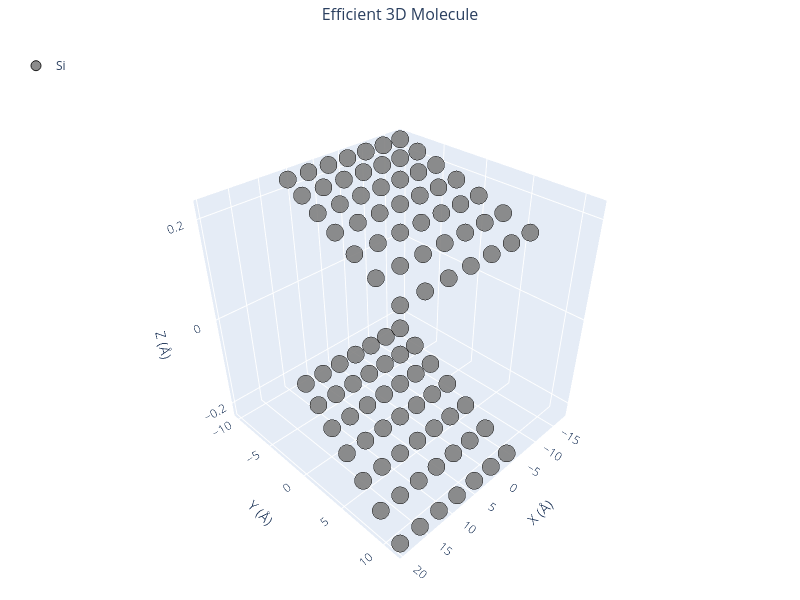

The notebook cell this image was saved under:
### Markdown cell above
### 🔹 Example 2 – Silicene Sheet with Zigzag Edge, width=10, length=10, default buckling (≈0.44 Å)

Here, a silicene sheet is constructed with zigzag-type edges. 
Zigzag terminations can produce edge-localized states similar to graphene, but due to silicene’s buckling, they may also lead to spin-polarized edge currents. 

The model is square-shaped and represents a balanced structure between size and computational efficiency. 

It’s especially useful for investigating edge magnetism or electronic asymmetry between the two sublattices.

### Code cell
from pygamlab.structures.GAM_architectures.GAM_sillicene import Silicene 

from pygamlab.structures.gamvis import Molecular_Visualizer 

builder = Silicene(width=10, length=10, edge_type='zigzag')
silicene2=builder.atoms 
 
Molecular_Visualizer(silicene2,format='efficient_plotly') 
Molecular_Visualizer(silicene2,format='matplotlib') 
Molecular_Visualizer(silicene2,format='pyvista')

### Figure 1 — Plotly figure (JSON) as saved in the notebook; plotly's stock layout.template omitted (floating-point values rounded to 4 significant figures)
{"data": [{"hoverinfo": "text", "hovertext": ["Atom 1<br>Element: Si<br>Position: (-17.41, -10.05, 0.22)", "Atom 2<br>Element: Si<br>Position: (-15.48, -8.94, -0.22)", "Atom 3<br>Element: Si<br>Position: (-15.48, -6.70, 0.22)", "Atom 4<br>Element: Si<br>Position: (-13.54, -5.59, -0.22)", "Atom 5<br>Element: Si<br>Position: (-13.54, -3.35, 0.22)", "Atom 6<br>Element: Si<br>Position: (-11.61, -2.23, -0.22)", "Atom 7<br>Element: Si<br>Position: (-11.61, 0.00, 0.22)", "Atom 8<br>Element: Si<br>Position: (-9.67, 1.12, -0.22)", "Atom 9<br>Element: Si<br>Position: (-9.67, 3.35, 0.22)", "Atom 10<br>Element: Si<br>Position: (-7.74, 4.47, -0.22)", "Atom 11<br>Element: Si<br>Position: (-7.74, 6.70, 0.22)", "Atom 12<br>Element: Si<br>Position: (-5.80, 7.82, -0.22)", "Atom 13<br>Element: Si<br>Position: (-5.80, 10.05, 0.22)", "Atom 14<br>Element: Si<br>Position: (-3.87, 11.17, -0.22)", "Atom 15<br>Element: Si<br>Position: (-13.54, -10.05, 0.22)", "Atom 16<br>Element: Si<br>Position: (-11.61, -8.94, -0.22)", "Atom 17<br>Element: Si<br>Position: (-11.61, -6.70, 0.22)", "Atom 18<br>Element: Si<br>Position: (-9.67, -5.59, -0.22)", "Atom 19<br>Element: Si<br>Position: (-9.68, -3.35, 0.22)", "Atom 20<br>Element: Si<br>Position: (-7.74, -2.23, -0.22)", "Atom 21<br>Element: Si<br>Position: (-7.74, 0.00, 0.22)", "Atom 22<br>Element: Si<br>Position: (-5.80, 1.12, -0.22)", "Atom 23<br>Element: Si<br>Position: (-5.80, 3.35, 0.22)", "Atom 24<br>Element: Si<br>Position: (-3.87, 4.47, -0.22)", "Atom 25<br>Element: Si<br>Position: (-3.87, 6.70, 0.22)", "Atom 26<br>Element: Si<br>Position: (-1.94, 7.82, -0.22)", "Atom 27<br>Element: Si<br>Position: (-1.94, 10.05, 0.22)", "Atom 28<br>Element: Si<br>Position: (-0.00, 11.17, -0.22)", "Atom 29<br>Element: Si<br>Position: (-9.68, -10.05, 0.22)", "Atom 30<br>Element: Si<br>Position: (-7.74, -8.94, -0.22)", "Atom 31<br>Element: Si<br>Position: (-7.74, -6.70, 0.22)", "Atom 32<br>Element: Si<br>Position: (-5.80, -5.59, -0.22)", "Atom 33<br>Element: Si<br>Position: (-5.80, -3.35, 0.22)", "Atom 34<br>Element: Si<br>Position: (-3.87, -2.23, -0.22)", "Atom 35<br>Element: Si<br>Position: (-3.87, 0.00, 0.22)", "Atom 36<br>Element: Si<br>Position: (-1.94, 1.12, -0.22)", "Atom 37<br>Element: Si<br>Position: (-1.94, 3.35, 0.22)", "Atom 38<br>Element: Si<br>Position: (0.00, 4.47, -0.22)", "Atom 39<br>Element: Si<br>Position: (0.00, 6.70, 0.22)", "Atom 40<br>Element: Si<br>Position: (1.94, 7.82, -0.22)", "Atom 41<br>Element: Si<br>Position: (1.93, 10.05, 0.22)", "Atom 42<br>Element: Si<br>Position: (3.87, 11.17, -0.22)", "Atom 43<br>Element: Si<br>Position: (-5.80, -10.05, 0.22)", "Atom 44<br>Element: Si<br>Position: (-3.87, -8.94, -0.22)", "Atom 45<br>Element: Si<br>Position: (-3.87, -6.70, 0.22)", "Atom 46<br>Element: Si<br>Position: (-1.94, -5.59, -0.22)", "Atom 47<br>Element: Si<br>Position: (-1.94, -3.35, 0.22)", "Atom 48<br>Element: Si<br>Position: (0.00, -2.23, -0.22)", "Atom 49<br>Element: Si<br>Position: (0.00, 0.00, 0.22)", "Atom 50<br>Element: Si<br>Position: (1.94, 1.12, -0.22)", "Atom 51<br>Element: Si<br>Position: (1.94, 3.35, 0.22)", "Atom 52<br>Element: Si<br>Position: (3.87, 4.47, -0.22)", "Atom 53<br>Element: Si<br>Position: (3.87, 6.70, 0.22)", "Atom 54<br>Element: Si<br>Position: (5.80, 7.82, -0.22)", "Atom 55<br>Element: Si<br>Position: (5.80, 10.05, 0.22)", "Atom 56<br>Element: Si<br>Position: (7.74, 11.17, -0.22)", "Atom 57<br>Element: Si<br>Position: (-1.93, -10.05, 0.22)", "Atom 58<br>Element: Si<br>Position: (0.00, -8.94, -0.22)", "Atom 59<br>Element: Si<br>Position: (0.00, -6.70, 0.22)", "Atom 60<br>Element: Si<br>Position: (1.94, -5.59, -0.22)", "Atom 61<br>Element: Si<br>Position: (1.94, -3.35, 0.22)", "Atom 62<br>Element: Si<br>Position: (3.87, -2.23, -0.22)", "Atom 63<br>Element: Si<br>Position: (3.87, 0.00, 0.22)", "Atom 64<br>Element: Si<br>Position: (5.80, 1.12, -0.22)", "Atom 65<br>Element: Si<br>Position: (5.80, 3.35, 0.22)", "Atom 66<br>Element: Si<br>Position: (7.74, 4.47, -0.22)", "Atom 67<br>Element: Si<br>Position: (7.74, 6.70, 0.22)", "Atom 68<br>Element: Si<br>Position: (9.68, 7.82, -0.22)", "Atom 69<br>Element: Si<br>Position: (9.68, 10.05, 0.22)", "Atom 70<br>Element: Si<br>Position: (11.61, 11.17, -0.22)", "Atom 71<br>Element: Si<br>Position: (1.94, -10.05, 0.22)", "Atom 72<br>Element: Si<br>Position: (3.87, -8.94, -0.22)", "Atom 73<br>Element: Si<br>Position: (3.87, -6.70, 0.22)", "Atom 74<br>Element: Si<br>Position: (5.80, -5.59, -0.22)", "Atom 75<br>Element: Si<br>Position: (5.80, -3.35, 0.22)", "Atom 76<br>Element: Si<br>Position: (7.74, -2.23, -0.22)", "Atom 77<br>Element: Si<br>Position: (7.74, 0.00, 0.22)", "Atom 78<br>Element: Si<br>Position: (9.68, 1.12, -0.22)", "Atom 79<br>Element: Si<br>Position: (9.68, 3.35, 0.22)", "Atom 80<br>Element: Si<br>Position: (11.61, 4.47, -0.22)", "Atom 81<br>Element: Si<br>Position: (11.61, 6.70, 0.22)", "Atom 82<br>Element: Si<br>Position: (13.54, 7.82, -0.22)", "Atom 83<br>Element: Si<br>Position: (13.54, 10.05, 0.22)", "Atom 84<br>Element: Si<br>Position: (15.48, 11.17, -0.22)", "Atom 85<br>Element: Si<br>Position: (5.80, -10.05, 0.22)", "Atom 86<br>Element: Si<br>Position: (7.74, -8.94, -0.22)", "Atom 87<br>Element: Si<br>Position: (7.74, -6.70, 0.22)", "Atom 88<br>Element: Si<br>Position: (9.67, -5.59, -0.22)", "Atom 89<br>Element: Si<br>Position: (9.67, -3.35, 0.22)", "Atom 90<br>Element: Si<br>Position: (11.61, -2.23, -0.22)", "Atom 91<br>Element: Si<br>Position: (11.61, 0.00, 0.22)", "Atom 92<br>Element: Si<br>Position: (13.54, 1.12, -0.22)", "Atom 93<br>Element: Si<br>Position: (13.54, 3.35, 0.22)", "Atom 94<br>Element: Si<br>Position: (15.48, 4.47, -0.22)", "Atom 95<br>Element: Si<br>Position: (15.48, 6.70, 0.22)", "Atom 96<br>Element: Si<br>Position: (17.41, 7.82, -0.22)", "Atom 97<br>Element: Si<br>Position: (17.41, 10.05, 0.22)", "Atom 98<br>Element: Si<br>Position: (19.35, 11.17, -0.22)"], "marker": {"color": "gray", "line": {"color": "black", "width": 1}, "opacity": 0.9, "size": 10}, "mode": "markers", "name": "Si", "type": "scatter3d", "x": [-17.41, -15.48, -15.48, -13.54, -13.54, -11.61, -11.61, -9.675, -9.675, -7.74, -7.74, -5.805, -5.805, -3.87, -13.54, -11.61, -11.61, -9.675, -9.675, -7.74, -7.74, -5.805, -5.805, -3.87, -3.87, -1.935, -1.935, -4.441e-16, -9.675, -7.74, -7.74, -5.805, -5.805, -3.87, -3.87, -1.935, -1.935, 0.0, 0.0, 1.935, 1.935, 3.87, -5.805, -3.87, -3.87, -1.935, -1.935, 0.0, 0.0, 1.935, 1.935, 3.87, 3.87, 5.805, 5.805, 7.74, -1.935, 4.441e-16, 0.0, 1.935, 1.935, 3.87, 3.87, 5.805, 5.805, 7.74, 7.74, 9.675, 9.675, 11.61, 1.935, 3.87, 3.87, 5.805, 5.805, 7.74, 7.74, 9.675, 9.675, 11.61, 11.61, 13.54, 13.54, 15.48, 5.805, 7.74, 7.74, 9.675, 9.675, 11.61, 11.61, 13.54, 13.54, 15.48, 15.48, 17.41, 17.41, 19.35], "y": [-10.05, -8.937, -6.703, -5.586, -3.352, -2.234, 0.0, 1.117, 3.352, 4.469, 6.703, 7.82, 10.05, 11.17, -10.05, -8.937, -6.703, -5.586, -3.352, -2.234, 0.0, 1.117, 3.352, 4.469, 6.703, 7.82, 10.05, 11.17, -10.05, -8.937, -6.703, -5.586, -3.352, -2.234, 0.0, 1.117, 3.352, 4.469, 6.703, 7.82, 10.05, 11.17, -10.05, -8.937, -6.703, -5.586, -3.352, -2.234, 0.0, 1.117, 3.352, 4.469, 6.703, 7.82, 10.05, 11.17, -10.05, -8.937, -6.703, -5.586, -3.352, -2.234, 0.0, 1.117, 3.352, 4.469, 6.703, 7.82, 10.05, 11.17, -10.05, -8.937, -6.703, -5.586, -3.352, -2.234, 0.0, 1.117, 3.352, 4.469, 6.703, 7.82, 10.05, 11.17, -10.05, -8.937, -6.703, -5.586, -3.352, -2.234, 0.0, 1.117, 3.352, 4.469, 6.703, 7.82, 10.05, 11.17], "z": [0.22, -0.22, 0.22, -0.22, 0.22, -0.22, 0.22, -0.22, 0.22, -0.22, 0.22, -0.22, 0.22, -0.22, 0.22, -0.22, 0.22, -0.22, 0.22, -0.22, 0.22, -0.22, 0.22, -0.22, 0.22, -0.22, 0.22, -0.22, 0.22, -0.22, 0.22, -0.22, 0.22, -0.22, 0.22, -0.22, 0.22, -0.22, 0.22, -0.22, 0.22, -0.22, 0.22, -0.22, 0.22, -0.22, 0.22, -0.22, 0.22, -0.22, 0.22, -0.22, 0.22, -0.22, 0.22, -0.22, 0.22, -0.22, 0.22, -0.22, 0.22, -0.22, 0.22, -0.22, 0.22, -0.22, 0.22, -0.22, 0.22, -0.22, 0.22, -0.22, 0.22, -0.22, 0.22, -0.22, 0.22, -0.22, 0.22, -0.22, 0.22, -0.22, 0.22, -0.22, 0.22, -0.22, 0.22, -0.22, 0.22, -0.22, 0.22, -0.22, 0.22, -0.22, 0.22, -0.22, 0.22, -0.22]}], "layout": {"font": {"size": 12}, "height": 600, "legend": {"x": 0.02, "y": 0.98}, "margin": {"b": 0, "l": 0, "r": 0, "t": 40}, "scene": {"aspectmode": "cube", "bgcolor": "rgba(240,240,240,0.1)", "camera": {"eye": {"x": 1.5, "y": 1.5, "z": 1.5}}, "xaxis": {"title": {"text": "X (Å)"}}, "yaxis": {"title": {"text": "Y (Å)"}}, "zaxis": {"title": {"text": "Z (Å)"}}}, "showlegend": true, "title": {"font": {"size": 16}, "text": "Efficient 3D Molecule", "x": 0.5}, "width": 800}}
